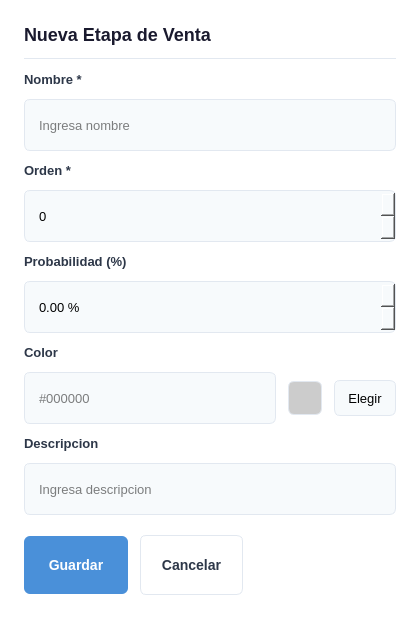
<?xml version="1.0" encoding="UTF-8"?>
<ui version="4.0">
 <class>EtapasVentaForm</class>
 <widget class="QDialog" name="EtapasVentaForm">
  <property name="geometry">
   <rect><x>0</x><y>0</y><width>420</width><height>480</height></rect>
  </property>
  <property name="windowTitle"><string>Nueva Etapa de Venta</string></property>
  <property name="styleSheet">
   <string notr="true">
QDialog { background-color: white; }
QLabel#dialogTitle { font-size: 18px; font-weight: bold; color: #1a1a2e; }
QLineEdit { padding: 8px 12px; border: 1px solid #e2e8f0; border-radius: 6px; background-color: #f7fafc; font-size: 13px; min-height: 34px; }
QLineEdit:focus { border: 1px solid #4a90d9; background-color: white; }
QLineEdit:hover { border: 1px solid #cbd5e0; }
QSpinBox, QDoubleSpinBox { padding: 8px 12px; border: 1px solid #e2e8f0; border-radius: 6px; background-color: #f7fafc; font-size: 13px; min-height: 34px; }
QSpinBox:focus, QDoubleSpinBox:focus { border: 1px solid #4a90d9; background-color: white; }
QPushButton#btnGuardar { background-color: #4a90d9; color: white; border: none; border-radius: 6px; font-size: 14px; font-weight: 600; padding: 10px 24px; min-height: 38px; }
QPushButton#btnGuardar:hover { background-color: #3a7bc8; }
QPushButton#btnCancelar { background-color: white; color: #2d3748; border: 1px solid #e2e8f0; border-radius: 6px; font-size: 14px; font-weight: 500; padding: 10px 20px; min-height: 38px; }
QPushButton#btnCancelar:hover { background-color: #f7fafc; border-color: #cbd5e0; }
   </string>
  </property>
  <layout class="QVBoxLayout" name="mainLayout">
   <property name="spacing"><number>12</number></property>
   <property name="leftMargin"><number>24</number></property>
   <property name="topMargin"><number>24</number></property>
   <property name="rightMargin"><number>24</number></property>
   <property name="bottomMargin"><number>24</number></property>
   <item>
    <widget class="QLabel" name="dialogTitle">
     <property name="text"><string>Nueva Etapa de Venta</string></property>
    </widget>
   </item>
   <item>
    <widget class="QFrame" name="separator">
     <property name="frameShape"><enum>QFrame::HLine</enum></property>
     <property name="styleSheet"><string>color: #e2e8f0;</string></property>
    </widget>
   </item>
   <item><widget class="QLabel" name="label_Nombre"><property name="text"><string>Nombre *</string></property><property name="styleSheet"><string>font-size: 13px; color: #2d3748; font-weight: 600;</string></property></widget></item>
   <item><widget class="QLineEdit" name="input_Nombre"><property name="placeholderText"><string>Ingresa nombre</string></property></widget></item>
   <item><widget class="QLabel" name="label_Orden"><property name="text"><string>Orden *</string></property><property name="styleSheet"><string>font-size: 13px; color: #2d3748; font-weight: 600;</string></property></widget></item>
   <item><widget class="QSpinBox" name="input_Orden"><property name="maximum"><number>999999</number></property></widget></item>
   <item><widget class="QLabel" name="label_Probabilidad"><property name="text"><string>Probabilidad (%)</string></property><property name="styleSheet"><string>font-size: 13px; color: #2d3748; font-weight: 600;</string></property></widget></item>
   <item><widget class="QDoubleSpinBox" name="input_Probabilidad"><property name="maximum"><double>100.000000000000000</double></property><property name="decimals"><number>2</number></property><property name="suffix"><string> %</string></property></widget></item>
   <item><widget class="QLabel" name="label_Color"><property name="text"><string>Color</string></property><property name="styleSheet"><string>font-size: 13px; color: #2d3748; font-weight: 600;</string></property></widget></item>
   <item>
    <layout class="QHBoxLayout" name="colorLayout_Color">
     <item><widget class="QLineEdit" name="input_Color"><property name="placeholderText"><string>#000000</string></property></widget></item>
     <item><widget class="QFrame" name="colorPreview_Color"><property name="minimumSize"><size><width>34</width><height>34</height></size></property><property name="maximumSize"><size><width>34</width><height>34</height></size></property><property name="styleSheet"><string>background-color: #cccccc; border: 1px solid #e2e8f0; border-radius: 6px;</string></property></widget></item>
     <item><widget class="QPushButton" name="btnColor_Color"><property name="text"><string>Elegir</string></property><property name="cursor"><cursorShape>PointingHandCursor</cursorShape></property><property name="styleSheet"><string>border: 1px solid #e2e8f0; border-radius: 6px; min-height: 34px; min-width: 60px; font-size: 13px; background-color: #f7fafc;</string></property></widget></item>
    </layout>
   </item>
   <item><widget class="QLabel" name="label_Descripcion"><property name="text"><string>Descripcion</string></property><property name="styleSheet"><string>font-size: 13px; color: #2d3748; font-weight: 600;</string></property></widget></item>
   <item><widget class="QLineEdit" name="input_Descripcion"><property name="placeholderText"><string>Ingresa descripcion</string></property></widget></item>
   <item>
    <spacer name="verticalSpacer">
     <property name="orientation"><enum>Qt::Vertical</enum></property>
     <property name="sizeType"><enum>QSizePolicy::Fixed</enum></property>
     <property name="sizeHint" stdset="0"><size><width>20</width><height>8</height></size></property>
    </spacer>
   </item>
   <item>
    <layout class="QHBoxLayout" name="buttonLayout">
     <item><widget class="QPushButton" name="btnGuardar"><property name="text"><string>Guardar</string></property><property name="cursor"><cursorShape>PointingHandCursor</cursorShape></property></widget></item>
     <item><widget class="QPushButton" name="btnCancelar"><property name="text"><string>Cancelar</string></property><property name="cursor"><cursorShape>PointingHandCursor</cursorShape></property></widget></item>
     <item><spacer name="buttonSpacer"><property name="orientation"><enum>Qt::Horizontal</enum></property><property name="sizeHint" stdset="0"><size><width>40</width><height>20</height></size></property></spacer></item>
    </layout>
   </item>
  </layout>
 </widget>
 <resources/>
 <connections/>
</ui>
